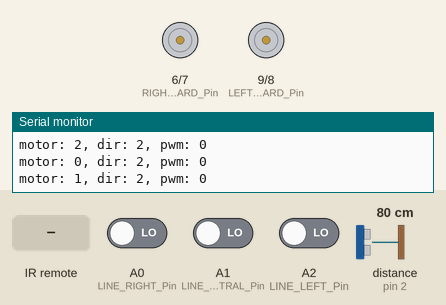
Simulated run of this sketch. Board: Arduino Uno, built with avr-gcc and run on an emulated ATmega328P. On the bench: motor-driver pin pairs drawn as motors (green arrow = first pin HIGH = forward, orange = second pin HIGH = backward, longer = more drive, scaled by the enable pin), the last lines printed to the serial monitor. The test bench sets the inputs (shaded band); at power-on: distance to the obstacle (sensor on pin 2) 80 cm, A0 (LINE_RIGHT_Pin) LOW, A1 (LINE_CENTRAL_Pin) LOW, A2 (LINE_LEFT_Pin) LOW. The echo pulse lasts 58.3 µs per cm; EEPROM starts erased.

Above: at 1.2 s.
1.3 s: distance to the obstacle (sensor on pin 2) set to 2 cm
At 2.27 s:
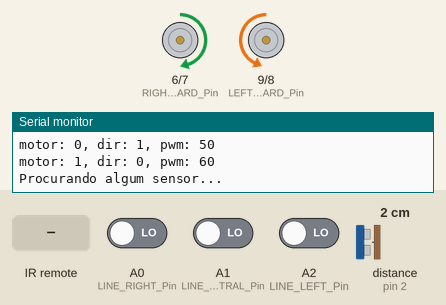
3.8 s: infrared code 0x15 received
5.5 s: distance to the obstacle (sensor on pin 2) set to 35 cm
At 8.1 s:
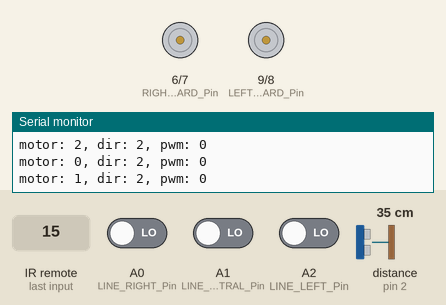
9.2 s: A0 (LINE_RIGHT_Pin) driven HIGH
At 12.8 s:
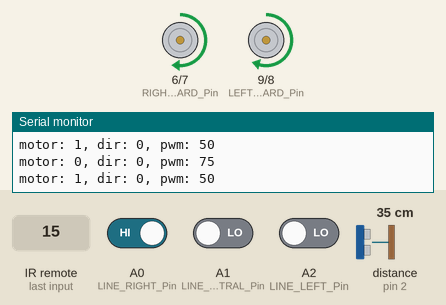
13.2 s: infrared code 0x07 received
At 14.1 s:
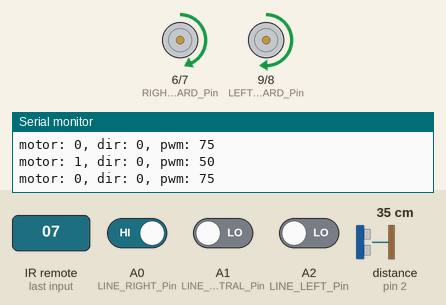
14.9 s: A1 (LINE_CENTRAL_Pin) driven HIGH
At 16.0 s:
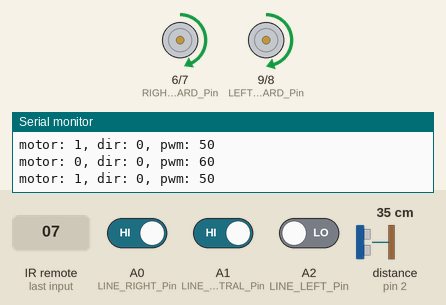
Timing chart, 0 to 17.4 s (numbered marks = the images above; inputs shaded):
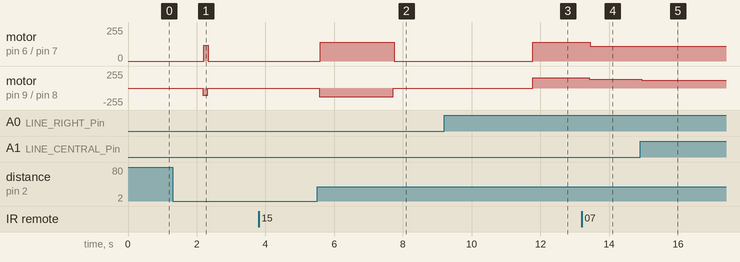

The sketch:

robo-segue-linha.ino
```cpp
#include "motor.h"
#include "follow_line_control.h"
#include "remote_control.h"


void setup() {
  // put your setup code here, to run once:
  initMotorsPinout();
  initFollowLineControlPinout();
  initRemotePinout();
  Serial.begin(9600);
}

void loop() {
  // put your main code here, to run repeatedly:
  //Serial.println(String(digitalRead(A0)) + ", " + digitalRead(A1) + ", " + digitalRead(A2));
  if(MANUAL_MODE)
    readRemoteControl();
  else
    followLineControl();
}
```

follow_line_control.cpp
```cpp
#include "follow_line_control.h"
#include "movements.h"
#include "ultrasom.h"
#include "remote_control.h"

#define LINE_RIGHT_Pin A0
#define LINE_CENTRAL_Pin A1
#define LINE_LEFT_Pin A2

#define LINE_SENSORS_DEBOUNCE 5//ms  //leve em conta q o debounce do ultrasom é cravado 12ms

#define INVALID -1

#define DISTANCE_STOP 20.0 //centimeters

struct LineSensors {
  bool Left_IN;     //IN = dentro da faixa
  bool Left_OUT;    //OUT = fora da faixa
  bool Central_IN;
  bool Central_OUT;
  bool Right_IN;
  bool Right_OUT;
};


LineSensors lineSensors;
bool flagObstacle = false;

void initFollowLineControlPinout(void){
  pinMode(LINE_LEFT_Pin, INPUT);
  pinMode(LINE_CENTRAL_Pin, INPUT);
  pinMode(LINE_RIGHT_Pin, INPUT);
}

bool thereIsObstacle() {
  static bool auxFlagObstacle = false;
  float dist = getUltrasomDistanceInCM();
  if(dist < DISTANCE_STOP){
    setMovement(MOV_STOP);
    flagObstacle = true;
  }else {
    flagObstacle = false;
  }

  if(auxFlagObstacle != flagObstacle){
    auxFlagObstacle = flagObstacle;
    if(flagObstacle) Serial.println("Obstaculo encontrado: " + String(dist) + " cm");
    else Serial.println("Obstaculo removido");
  }
  return flagObstacle;
}

void debounceSensorsLine(void) {
  int auxLeft = 0;
  int auxCentral = 0;
  int auxRight = 0;

  auxLeft = digitalRead(LINE_LEFT_Pin);
  auxCentral = digitalRead(LINE_CENTRAL_Pin);
  auxRight = digitalRead(LINE_RIGHT_Pin);

  delay(LINE_SENSORS_DEBOUNCE);

  if(auxLeft == digitalRead(LINE_LEFT_Pin)) lineSensors.Left_IN = auxLeft;
  if(auxCentral == digitalRead(LINE_CENTRAL_Pin)) lineSensors.Central_IN = auxCentral;
  if(auxRight == digitalRead(LINE_RIGHT_Pin)) lineSensors.Right_IN = auxRight;

  lineSensors.Left_OUT = !lineSensors.Left_IN;
  lineSensors.Central_OUT = !lineSensors.Central_IN;
  lineSensors.Right_OUT = !lineSensors.Right_IN;

  readRemoteControl();//como essa funcao ta sempre rodando, coloquei aqui a leitura do controle

}

void waitAllSensors(){
  Serial.println("Move*: " + strMoves[MOV_STOP]);
  Serial.println("Aguardando todos sensores na faixa...");
  setMovement(MOV_STOP);
  debounceSensorsLine();
  while((lineSensors.Left_OUT || lineSensors.Central_OUT || lineSensors.Right_OUT) && !thereIsObstacle()){
    debounceSensorsLine();
    delay(2000);
    if(MANUAL_MODE) return;
  }
}
void waitAnySensor(){
  Serial.println("Move*: " + strMoves[MOV_STOP]);
  Serial.println("Aguardando qualquer sensor na faixa...");
  setMovement(MOV_STOP);
  debounceSensorsLine();
  while(lineSensors.Left_OUT && lineSensors.Central_OUT && lineSensors.Right_OUT && !thereIsObstacle()){
    debounceSensorsLine();
    delay(2000);
    if(MANUAL_MODE) return;
  }
}


void followLineControl(void) {
  static bool firstTime = true;
  static MOVEMENTS lastMove = INVALID; //usado apenas pra controlar excesso de Serial.println
  static CONTROL_DIRECTIONS lastDirection = INVALID; //usado para tentar voltar a faixa se sair totalmente
  MOVEMENTS movement = INVALID;

  debounceSensorsLine();

  if(thereIsObstacle()) { //tem obstaculo, fica parado e reseta variaveis
    lastMove = INVALID;
    lastDirection = INVALID;
    return;
  }

  if(firstTime){ //se primeira vez
    firstTime = false;
    waitAnySensor();
  }

  if(lineSensors.Left_IN && lineSensors.Central_IN && lineSensors.Right_IN) {
    movement = MOV_FORWARD;
    lastDirection = CTRL_FORWARD;
  }
  else if(lineSensors.Left_OUT && lineSensors.Central_IN && lineSensors.Right_IN) {
    movement = MOV_TURN_RIGHT_MEDIUM;
    lastDirection = CTRL_RIGHT;
  }
  else if(lineSensors.Left_OUT && lineSensors.Central_OUT && lineSensors.Right_IN) {
    movement = MOV_TURN_RIGHT_HARD;
    lastDirection = CTRL_RIGHT;
  }
  else if(lineSensors.Left_IN && lineSensors.Central_IN && lineSensors.Right_OUT){
    movement = MOV_TURN_LEFT_MEDIUM;
    lastDirection = CTRL_LEFT;
  }
  else if(lineSensors.Left_IN && lineSensors.Central_OUT && lineSensors.Right_OUT){
    movement = MOV_TURN_LEFT_HARD;
    lastDirection = CTRL_LEFT;
  }
  else if(lineSensors.Left_OUT && lineSensors.Central_OUT && lineSensors.Right_OUT){ // todos OUT
    //tenta voltar pra faixa baseado na ultima decisao
    if(searchLineAround(lastDirection) == false) {
      lastMove = MOV_STOP;
      lastDirection = CTRL_STOP;
      waitAnySensor(); //nao encontramos nada, entamos ficamos parado esperando o sensor
    }
    return;
  }

  if(movement != INVALID)
    setMovement(movement);

  if(movement != lastMove){
    lastMove = movement;
    Serial.println("Move: " + strMoves[movement]);
  }
}

bool searchLineAround(CONTROL_DIRECTIONS lastDirection){
  MOVEMENTS movement = INVALID;

  if(lastDirection == CTRL_RIGHT) {
     movement = MOV_TURN_RIGHT_TOTAL;
  }
  else if(lastDirection == CTRL_LEFT) {
    movement = MOV_TURN_LEFT_TOTAL;
  }
  else { //se era forward ou backward, nao tem como saber a direcao, então a gente so vira pra um lado qualquer pra ver se acha a faixa, nao ideal
    movement = MOV_TURN_LEFT_TOTAL;
  }

  setMovement(movement);
  Serial.println("Procurando algum sensor...");
  Serial.println("Move**: " + strMoves[movement]);


  unsigned long searchMillis = millis();
  while(lineSensors.Left_OUT && lineSensors.Central_OUT && lineSensors.Right_OUT){
      debounceSensorsLine();

      if(thereIsObstacle()) {
        return false;
      }

      if((millis() - searchMillis) > 2000){ //se nao encontreu depois de x tempo, retorna false
        Serial.println("Não encontrado");
        return false;
      }

      if(MANUAL_MODE) return;
  }

  Serial.println("Encontrado");
  return true;
}
```

follow_line_control.h
```cpp
#include <Arduino.h>

enum CONTROL_DIRECTIONS {
  CTRL_FORWARD,
  CTRL_BACKWARDS,
  CTRL_LEFT,
  CTRL_RIGHT,
  CTRL_STOP
};

void initFollowLineControlPinout(void);
void followLineControl(void);
bool searchLineAround(CONTROL_DIRECTIONS lastDirection);
```

motor.cpp
```cpp
#include "motor.h"
#include "remote_control.h"

void initMotorsPinout(void){
  pinMode(EN_LEFT_MOTOR_Pin, OUTPUT);
  pinMode(LEFT_MOTOR_FORWARD_Pin, OUTPUT);
  pinMode(LEFT_MOTOR_BACKWARD_Pin, OUTPUT);
  pinMode(EN_RIGHT_MOTOR_Pin, OUTPUT);
  pinMode(RIGHT_MOTOR_FORWARD_Pin, OUTPUT);
  pinMode(RIGHT_MOTOR_BACKWARD_Pin, OUTPUT);
  stopMotors();
}

void setMotor(uint8_t motor, uint8_t dir, uint8_t pwm){
  Serial.println("motor: " + String(motor) + ", dir: " + String(dir) + ", pwm: " + String(pwm));

  if (PWM_PROFILE_VALUE == 0)
      pwm = 0;
  else if (PWM_PROFILE_VALUE == 1)
      pwm = pwm;
  else if (PWM_PROFILE_VALUE == 2)
      pwm = pwm + 60;
  else if (PWM_PROFILE_VALUE == 3)
      pwm = pwm + 80; //ajuste bateria
  else if (PWM_PROFILE_VALUE == 4)
      pwm = pwm * 2;
  else if (PWM_PROFILE_VALUE == 5)
      pwm = pwm * 3;

  if(pwm > 255) pwm = 255;
  if (dir == STOP_MOTOR) pwm = 0;

  if (motor == LEFT_MOTOR){
    if(dir == FORWARD_MOTOR){
      digitalWrite(LEFT_MOTOR_FORWARD_Pin, HIGH);
      digitalWrite(LEFT_MOTOR_BACKWARD_Pin, LOW);
      analogWrite(EN_LEFT_MOTOR_Pin, pwm);
    }
    else if(dir == BACKWARD_MOTOR){
      digitalWrite(LEFT_MOTOR_FORWARD_Pin, LOW);
      digitalWrite(LEFT_MOTOR_BACKWARD_Pin, HIGH);
      analogWrite(EN_LEFT_MOTOR_Pin, pwm);
    }
    else { //stop
      digitalWrite(LEFT_MOTOR_FORWARD_Pin, LOW);
      digitalWrite(LEFT_MOTOR_BACKWARD_Pin, LOW);
      digitalWrite(EN_LEFT_MOTOR_Pin, LOW);
    }
  }
  else if (motor == RIGHT_MOTOR){
    if(dir == FORWARD_MOTOR){
      digitalWrite(RIGHT_MOTOR_FORWARD_Pin, HIGH);
      digitalWrite(RIGHT_MOTOR_BACKWARD_Pin, LOW);
      analogWrite(EN_RIGHT_MOTOR_Pin, pwm);
    }
    else if(dir == BACKWARD_MOTOR){
      digitalWrite(RIGHT_MOTOR_FORWARD_Pin, LOW);
      digitalWrite(RIGHT_MOTOR_BACKWARD_Pin, HIGH);
      analogWrite(EN_RIGHT_MOTOR_Pin, pwm);
    }
    else { //stop
      digitalWrite(RIGHT_MOTOR_FORWARD_Pin, LOW);
      digitalWrite(RIGHT_MOTOR_BACKWARD_Pin, LOW);
      digitalWrite(EN_RIGHT_MOTOR_Pin, LOW);
    }
  }
  else { //BOTH_MOTOR
    setMotor(LEFT_MOTOR, dir, pwm);
    setMotor(RIGHT_MOTOR, dir, pwm);
  }
}

void stopMotors(void){
  setMotor(BOTH_MOTOR, STOP_MOTOR, 0);
}
```

motor.h
```cpp
#include <Arduino.h>

#define EN_LEFT_MOTOR_Pin         10  //PWM
#define LEFT_MOTOR_FORWARD_Pin    9   //digital
#define LEFT_MOTOR_BACKWARD_Pin   8   //digital
#define EN_RIGHT_MOTOR_Pin        5   //PWM
#define RIGHT_MOTOR_FORWARD_Pin   6   //digital
#define RIGHT_MOTOR_BACKWARD_Pin  7   //digital

enum MOTORS {
  LEFT_MOTOR,
  RIGHT_MOTOR,
  BOTH_MOTOR
};
enum MOTORS_DIRECTION {
  FORWARD_MOTOR,
  BACKWARD_MOTOR,
  STOP_MOTOR
};

void initMotorsPinout(void);
void setMotor(uint8_t motor, uint8_t dir, uint8_t pwm);
void stopMotors(void);
```

movements.cpp
```cpp
#include "movements.h"
#include "motor.h"

String strMoves[] = {
  "PARE",
  "FRENTE",
  "RÉ",
  "GIRO LEVE ESQUERDA",
  "GIRO MEDIO ESQUERDA",
  "GIRO FORTE ESQUERDA",
  "GIRO TOTAL ESQUERDA",
  "GIRO LEVE DIREITA",
  "GIRO MEDIO DIREITA",
  "GIRO FORTE DIREITA",
  "GIRO TOTAL DIREITA"
};

void setMovement(MOVEMENTS movement){
  static int lastMove = -1;

  switch(movement){
    case MOV_STOP:
      stopMotors();
      break;

    case MOV_FORWARD:
      setMotor(LEFT_MOTOR, FORWARD_MOTOR, 55);
      setMotor(RIGHT_MOTOR, FORWARD_MOTOR, 70);
      break;
    case MOV_BACKWARD:
      setMotor(LEFT_MOTOR, BACKWARD_MOTOR, 55);
      setMotor(RIGHT_MOTOR, BACKWARD_MOTOR, 70);
      break;

    case MOV_TURN_LEFT_WEAK:
      setMotor(LEFT_MOTOR, FORWARD_MOTOR, 50);
      setMotor(RIGHT_MOTOR, FORWARD_MOTOR, 75);
      break;
    case MOV_TURN_LEFT_MEDIUM:
      setMotor(LEFT_MOTOR, FORWARD_MOTOR, 50);
      setMotor(RIGHT_MOTOR, FORWARD_MOTOR, 80);
      break;
    case MOV_TURN_LEFT_HARD:
      setMotor(LEFT_MOTOR, FORWARD_MOTOR, 50);
      setMotor(RIGHT_MOTOR, FORWARD_MOTOR, 90);
      break;
    case MOV_TURN_LEFT_TOTAL:
      setMotor(LEFT_MOTOR, BACKWARD_MOTOR, 50);
      setMotor(RIGHT_MOTOR, FORWARD_MOTOR, 60);
      break;

    case MOV_TURN_RIGHT_WEAK:
      setMotor(LEFT_MOTOR, FORWARD_MOTOR, 50);
      setMotor(RIGHT_MOTOR, FORWARD_MOTOR, 50);
      break;
    case MOV_TURN_RIGHT_MEDIUM:
      setMotor(LEFT_MOTOR, FORWARD_MOTOR, 60);
      setMotor(RIGHT_MOTOR, FORWARD_MOTOR, 50);
      break;
    case MOV_TURN_RIGHT_HARD:
      setMotor(LEFT_MOTOR, FORWARD_MOTOR, 75);
      setMotor(RIGHT_MOTOR, FORWARD_MOTOR, 50);
      break;
    case MOV_TURN_RIGHT_TOTAL:
      setMotor(LEFT_MOTOR, FORWARD_MOTOR, 50);
      setMotor(RIGHT_MOTOR, BACKWARD_MOTOR, 65);
      break;

    default:
      stopMotors();
  }
}
```

movements.h
```cpp
#include <Arduino.h>

enum MOVEMENTS {
  MOV_STOP,                 //para
  MOV_FORWARD,              //frente
  MOV_BACKWARD,              //frente
  MOV_TURN_LEFT_WEAK,       //giro leve a esqueda
  MOV_TURN_LEFT_MEDIUM,     //giro medio a esquerda
  MOV_TURN_LEFT_HARD,       //giro forte a esquerda
  MOV_TURN_LEFT_TOTAL,       //giro total a esquerda
  MOV_TURN_RIGHT_WEAK,      //giro leve a direita
  MOV_TURN_RIGHT_MEDIUM,    //giro medio a direita
  MOV_TURN_RIGHT_HARD,      //giro forte a direita
  MOV_TURN_RIGHT_TOTAL      //giro total a direita
};

extern String strMoves[];


void setMovement(MOVEMENTS movement);
```

remote_control.cpp
```cpp
#include "remote_control.h"
#include <IRremote.h>
#include <EEPROM.h>
#include "movements.h"

int RECV_PIN = 11;
float armazenavalor;

//valores manipulados remotamente
#define PWM_PROFILE_ADDR 0
#define PWM_PROFILE_MAX 5  // 0 á 5
#define PWM_PROFILE_DEFAULT 2
uint8_t PWM_PROFILE_VALUE; //%
bool MANUAL_MODE = false;

void initRemotePinout()
{
  IrReceiver.begin(RECV_PIN);
  //init memory values
  PWM_PROFILE_VALUE = EEPROM.read(PWM_PROFILE_ADDR);
  if(PWM_PROFILE_VALUE > PWM_PROFILE_MAX)
    PWM_PROFILE_VALUE = PWM_PROFILE_DEFAULT;
}

unsigned long int IrMillis;

void readRemoteControl() {
  static unsigned long int lastIrMillis = millis();
  IrMillis = millis();
  if((IrMillis - lastIrMillis) < 200)
    return;
  lastIrMillis = IrMillis;


  if (IrReceiver.decode())
  {
    // Print a short summary of received data
    //IrReceiver.printIRResultShort(&Serial);
    Serial.print("Valor lido : ");
    Serial.println(IrReceiver.decodedIRData.command, HEX);


    switch(IrReceiver.decodedIRData.command){
      case BTN_MAIS:
        if(PWM_PROFILE_VALUE < PWM_PROFILE_MAX){
          PWM_PROFILE_VALUE++;
          EEPROM.write(PWM_PROFILE_ADDR, PWM_PROFILE_VALUE);
          Serial.println("PWM_PROFILE_VALUE: " + String(PWM_PROFILE_VALUE));
        }
        break;
      case BTN_MENOS:
        if(PWM_PROFILE_VALUE > 0){
          PWM_PROFILE_VALUE--;
          EEPROM.write(PWM_PROFILE_ADDR, PWM_PROFILE_VALUE);
          Serial.println("PWM_PROFILE_VALUE: " + String(PWM_PROFILE_VALUE));
        };
        break;
      case BTN_EQ:
        MANUAL_MODE = !MANUAL_MODE;
        Serial.println("MANUAL MODE: " + String(MANUAL_MODE));
        break;
      case BTN_2:
        if(MANUAL_MODE)
          setMovement(MOV_FORWARD);
        break;
      case BTN_8:
        if(MANUAL_MODE)
          setMovement(MOV_BACKWARD);
        break;
      case BTN_4:
        if(MANUAL_MODE)
          setMovement(MOV_TURN_LEFT_TOTAL);
        break;
      case BTN_6:
        if(MANUAL_MODE)
          setMovement(MOV_TURN_RIGHT_TOTAL);
        break;
    }

    IrReceiver.resume(); //habilita leitura do proximo valor
  }
  else if (MANUAL_MODE) {
    setMovement(MOV_STOP);
  }
}
```

remote_control.h
```cpp
#include <Arduino.h>

#define BTN_MAIS  0x15
#define BTN_MENOS 0x07
#define BTN_EQ    0x09
#define BTN_0 0x16
#define BTN_1 0x0C
#define BTN_2 0x18
#define BTN_3 0x5E
#define BTN_4 0x08
#define BTN_5 0x1C
#define BTN_6 0x5A
#define BTN_7 0x42
#define BTN_8 0x52
#define BTN_9 0x4A

extern uint8_t PWM_PROFILE_VALUE;
extern bool MANUAL_MODE;

void initRemotePinout();
void readRemoteControl();
```

ultrasom.cpp
```cpp
#include "ultrasom.h"

#include <Ultrasonic.h>

//Define os pinos para o trigger e echo
#define pino_trigger 3
#define pino_echo 2

//Inicializa o sensor nos pinos definidos acima
Ultrasonic ultrasonic(pino_trigger, pino_echo);

float getUltrasomDistanceInCM()
{
  //Le as informacoes do sensor, em cm e pol
  float cmMsec, inMsec;
  long microsec = ultrasonic.timing();
  cmMsec = ultrasonic.convert(microsec, Ultrasonic::CM);
  //inMsec = ultrasonic.convert(microsec, Ultrasonic::IN);
  //Exibe informacoes no serial monitor
  //Serial.print("Distancia em cm: ");
  //Serial.print(cmMsec);
  //Serial.print(" - Distancia em polegadas: ");
  //Serial.println(inMsec);
  //delay(1000);
  return cmMsec;
}
```

ultrasom.h
```cpp
#include <Arduino.h>

float getUltrasomDistanceInCM();
```

Measured:
- after the input at 1.3 s, motor on pin 6 (RIGHT_MOTOR_FORWARD_Pin) / pin 7 (RIGHT_MOTOR_BACKWARD_Pin): stopped → forward 120/255 after 0.90 s, → stopped 0.14 s later; motor on pin 9 (LEFT_MOTOR_FORWARD_Pin) / pin 8 (LEFT_MOTOR_BACKWARD_Pin): stopped → backward 110/255 after 0.87 s, → stopped 0.14 s later
- after the input at 5.5 s, motor on pin 6 (RIGHT_MOTOR_FORWARD_Pin) / pin 7 (RIGHT_MOTOR_BACKWARD_Pin): stopped → forward 140/255 after 0.10 s, → stopped 2.1 s later; motor on pin 9 (LEFT_MOTOR_FORWARD_Pin) / pin 8 (LEFT_MOTOR_BACKWARD_Pin): stopped → backward 130/255 after 0.07 s, → stopped 2.1 s later
- after the input at 9.2 s, motor on pin 6 (RIGHT_MOTOR_FORWARD_Pin) / pin 7 (RIGHT_MOTOR_BACKWARD_Pin): stopped → forward 140/255 after 2.6 s; motor on pin 9 (LEFT_MOTOR_FORWARD_Pin) / pin 8 (LEFT_MOTOR_BACKWARD_Pin): stopped → forward 155/255 after 2.6 s
- after the input at 13.2 s, motor on pin 6 (RIGHT_MOTOR_FORWARD_Pin) / pin 7 (RIGHT_MOTOR_BACKWARD_Pin): forward 140/255 → forward 110/255 after 0.25 s; motor on pin 9 (LEFT_MOTOR_FORWARD_Pin) / pin 8 (LEFT_MOTOR_BACKWARD_Pin): forward 155/255 → forward 135/255 after 0.23 s
- after the input at 14.9 s, motor on pin 9 (LEFT_MOTOR_FORWARD_Pin) / pin 8 (LEFT_MOTOR_BACKWARD_Pin): forward 135/255 → forward 120/255 at once
